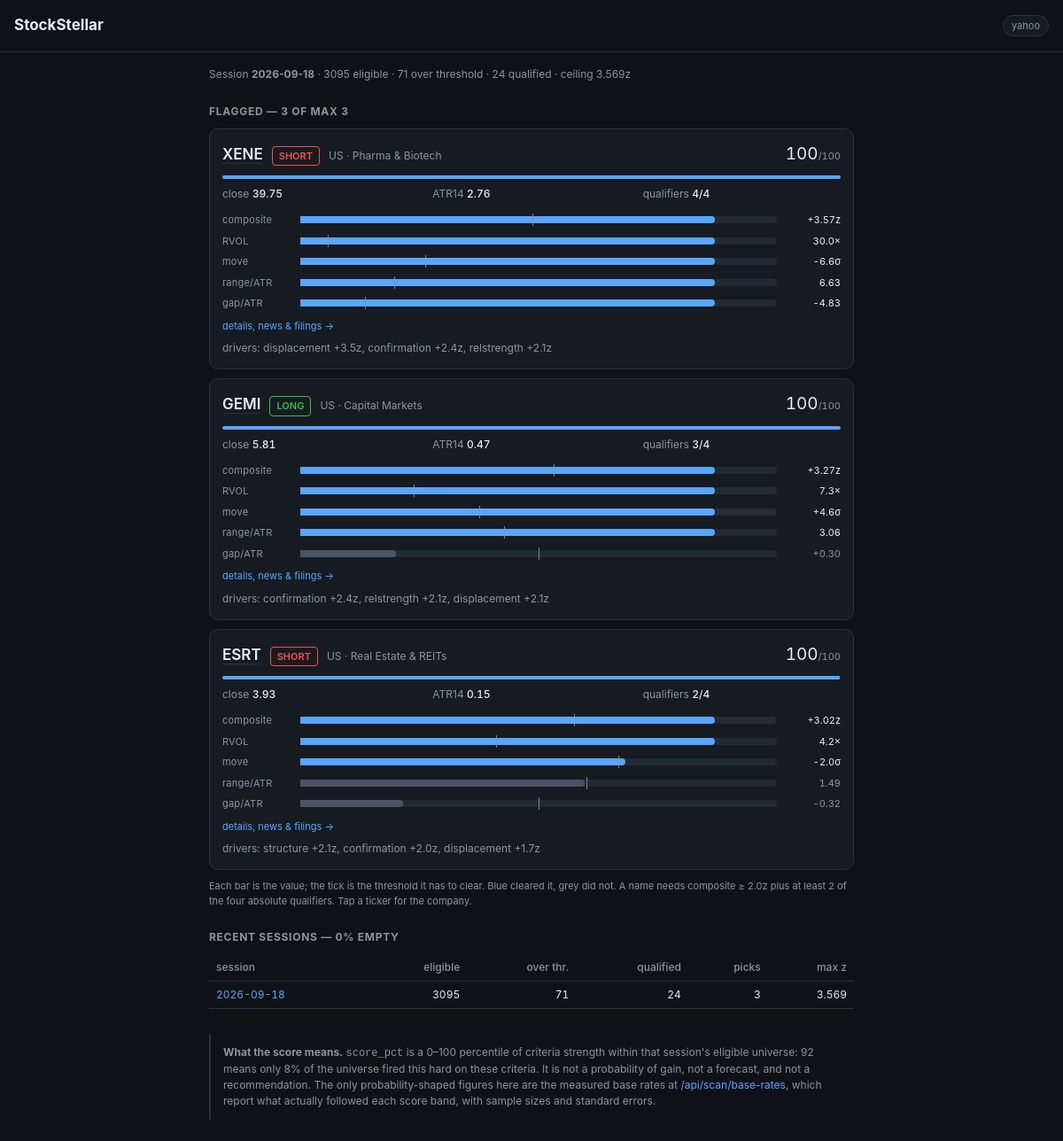
Screenshot of /scan with the database file from the repository.
### tables this page shows
CREATE TABLE scan_run (
        run_id        INTEGER PRIMARY KEY AUTOINCREMENT,
        run_ts        REAL NOT NULL,
        as_of_date    TEXT NOT NULL,
        provider      TEXT NOT NULL,
        universe_size INTEGER NOT NULL,
        n_eligible    INTEGER NOT NULL,
        config_json   TEXT NOT NULL,
        code_version  TEXT
    );

CREATE TABLE scan_day (
        run_id           INTEGER NOT NULL,
        as_of_date       TEXT NOT NULL,
        n_eligible       INTEGER NOT NULL,
        n_over_threshold INTEGER NOT NULL,
        n_qualified      INTEGER NOT NULL,
        n_picks          INTEGER NOT NULL,
        max_composite_z  REAL,
        ceiling_z        REAL,
        empty_day        INTEGER NOT NULL,
        PRIMARY KEY (as_of_date, run_id)
    );

CREATE TABLE scan_pick (
        run_id     INTEGER NOT NULL,
        as_of_date TEXT NOT NULL,
        rank INTEGER, ticker TEXT, market TEXT, sector TEXT, side TEXT, composite_z REAL, score_pct REAL, n_qualifiers INTEGER, close REAL, atr14 REAL, rvol REAL, ret_z REAL, range_ratio REAL, gap_atr REAL, drivers TEXT, flags TEXT,
        PRIMARY KEY (as_of_date, ticker, run_id)
    );

### app/main.py (the view)
@app.get("/", response_class=HTMLResponse)
@app.get("/scan", response_class=HTMLResponse)
async def scan_page(request: Request, as_of: str | None = None):
    from scanner import store as scan_store
    day = scan_store.day_for(as_of)
    picks = scan_store.picks_for(day["as_of_date"]) if day else []
    hist = scan_store.day_history(limit=30)
    empty_share = (sum(1 for r in hist if r["empty_day"]) / len(hist)) if hist else None
    return TEMPLATES.TemplateResponse(
        request,
        "scan.html",
        {
            "day": day,
            "picks": picks,
            "history": hist,
            "empty_share": empty_share,
            "provider": (day or {}).get("provider") or os.getenv("MARKET_DATA", "mock"),
            "th": _thresholds(),
        },
    )

### app/templates/scan.html (shortened to what this page needs)
<!doctype html>
<html lang="en">
<head>
</head>
{% from "_macros.html" import meter %}
<body>
  <header>
    <h1>StockStellar</h1>
    <span class="tag">{{ provider }}</span>
  </header>
  <main>
    {% if day %}
      <div class="meta">
        Session <b>{{ day.as_of_date }}</b> · {{ day.n_eligible }} eligible ·
        {{ day.n_over_threshold }} over threshold · {{ day.n_qualified }} qualified
        {% if day.ceiling_z %} · ceiling {{ day.ceiling_z }}z{% endif %}
      </div>
      {% if picks %}
        <h2>Flagged — {{ picks|length }} of max 3</h2>
        {% for p in picks %}
          <div class="pick">
            <div class="pick-top">
              <span class="tkr"><a href="/name/{{ p.ticker }}"
                 title="{{ p.ticker }}: criteria, news, filings">{{ p.ticker }}</a></span>
              <span class="side {{ p.side }}">{{ p.side|upper }}</span>
              <span class="meta">{{ p.market }}{% if p.sector %} · {{ p.sector }}{% endif %}</span>
              <span class="score">{{ p.score_pct|round(0)|int }}<small>/100</small></span>
            </div>
            <div class="bar"><span style="width: {{ p.score_pct }}%"></span></div>
            <div class="kv">
              <span>close <b>{{ '%.2f'|format(p.close) }}</b></span>
              {% if p.atr14 %}<span>ATR14 <b>{{ '%.2f'|format(p.atr14) }}</b></span>{% endif %}
              <span>qualifiers <b>{{ p.n_qualifiers }}/4</b></span>
            </div>
            <div class="meters">
              {{ meter('composite',  p.composite_z,  th.composite,  3.2,  '%+.2f', 'z') }}
              {{ meter('RVOL',       p.rvol,         th.rvol,       4.0,  '%.1f',  '×') }}
              {{ meter('move',       p.ret_z,        th.ret_z,      3.0,  '%+.1f', 'σ') }}
              {{ meter('range/ATR',  p.range_ratio,  th.range_ratio, 2.5, '%.2f',  '') }}
              {{ meter('gap/ATR',    p.gap_atr,      th.gap_atr,    1.5,  '%+.2f', '') }}
            </div>
            <div class="mkey"><a class="newslink" href="/name/{{ p.ticker }}">details, news &amp; filings &rarr;</a></div>
            {% if p.drivers %}<div class="drivers">drivers: {{ p.drivers }}</div>{% endif %}
          </div>
        {% endfor %}
        <div class="legend">Each bar is the value; the tick is the threshold it has to clear.
          Blue cleared it, grey did not. A name needs composite &ge; {{ th.composite }}z plus at least
          {{ th.min_qualifiers }} of the four absolute qualifiers. Tap a ticker for the company.</div>
      {% endif %}
      <h2>Recent sessions{% if empty_share is not none %}
        — {{ (empty_share * 100)|round(0)|int }}% empty{% endif %}</h2>
      <div class="scroll">
        <table>
          <thead><tr>
            <th>session</th><th>eligible</th><th class="opt">over thr.</th>
            <th>qualified</th><th>picks</th><th class="opt">max z</th>
          </tr></thead>
          <tbody>
            {% for r in history %}
              <tr {% if r.empty_day %}class="none"{% endif %}>
                <td class="date"><a href="/scan?as_of={{ r.as_of_date }}">{{ r.as_of_date }}</a></td>
                <td>{{ r.n_eligible }}</td>
                <td class="opt">{{ r.n_over_threshold }}</td>
                <td>{{ r.n_qualified }}</td>
                <td>{{ r.n_picks if r.n_picks else '—' }}</td>
                <td class="opt">{{ r.max_composite_z if r.max_composite_z is not none else '—' }}</td>
              </tr>
            {% endfor %}
          </tbody>
        </table>
      </div>
    {% else %}
      <div class="empty" style="margin-top:20px">
        <strong>No scan logged yet.</strong>
        <p>Run <code>uv run python -m scanner</code>, or use the button below.</p>
        <p style="margin-top:12px"><button onclick="runScan(this)">Run scan now</button></p>
      </div>
    {% endif %}
    <div class="disclaimer">
      <b>What the score means.</b> <code>score_pct</code> is a 0–100 percentile of criteria
      strength within that session's eligible universe: 92 means only 8% of the universe
      fired this hard on these criteria. It is not a probability of gain, not a forecast,
      and not a recommendation. The only probability-shaped figures here are the measured
      base rates at <a href="/api/scan/base-rates">/api/scan/base-rates</a>, which report
      what actually followed each score band, with sample sizes and standard errors.
    </div>
  </main>
</body>
</html>

### app/templates/_macros.html (shortened to what this page needs)
{% macro meter(label, value, threshold, floor, fmt, suffix) %}
  {%- if value is not none -%}
    {%- set v = (value | abs) -%}
    {%- set scale = [floor, v * 1.15] | max -%}
    {%- set fired = v >= threshold -%}
    <div class="meter">
      <span class="mlabel">{{ label }}</span>
      <span class="mtrack">
        <span class="mfill {{ 'fired' if fired else 'under' }}"
              style="width: {{ (100 * v / scale) | round(1) }}%"></span>
      </span>
      <span class="mval {{ '' if fired else 'under' }}">{{ fmt | format(value) }}{{ suffix }}</span>
    </div>
  {%- endif -%}
{% endmacro %}

### app/templates/scan.html (style rules this page uses)
:root { --bg: #0e1116; --panel: #161b22; --border: #2a313c; --text: #e6edf3; --muted: #8b949e; --green: #3fb950; --red: #f85149; --accent: #58a6ff; --amber: #d29922; }
* { box-sizing: border-box; }
body { margin: 0; font: 14px/1.5 -apple-system, BlinkMacSystemFont, "Segoe UI", sans-serif; background: var(--bg); color: var(--text); }
header { padding: 16px; border-bottom: 1px solid var(--border); display: flex; justify-content: space-between; align-items: center; gap: 12px; }
h1 { margin: 0; font-size: 17px; }
a { color: var(--accent); text-decoration: none; }
.tag { font-size: 11px; padding: 3px 9px; border-radius: 999px; background: var(--panel); border: 1px solid var(--border); color: var(--muted); }
main { padding: 16px; max-width: 760px; margin: 0 auto; }
h2 { font-size: 12px; text-transform: uppercase; letter-spacing: 0.06em; color: var(--muted); margin: 24px 0 10px; }
.meta { color: var(--muted); font-size: 12px; }
.pick { background: var(--panel); border: 1px solid var(--border); border-radius: 10px; padding: 14px; margin-bottom: 10px; }
.pick-top { display: flex; align-items: baseline; gap: 10px; flex-wrap: wrap; }
.tkr { font-size: 17px; font-weight: 600; }
.side { font-size: 11px; font-weight: 600; padding: 2px 7px; border-radius: 4px; }
.side.long { color: var(--green); border: 1px solid var(--green); }
.side.short { color: var(--red); border: 1px solid var(--red); }
.score { margin-left: auto; font-size: 19px; font-variant-numeric: tabular-nums; }
.score small { font-size: 11px; color: var(--muted); }
.bar { height: 4px; background: #222a35; border-radius: 3px; margin: 10px 0 8px; overflow: hidden; }
.bar > span { display: block; height: 100%; background: var(--accent); }
.kv { display: grid; grid-template-columns: repeat(auto-fit, minmax(110px, 1fr)); gap: 6px 14px; font-size: 12px; color: var(--muted); margin-top: 6px; }
.kv b { color: var(--text); font-weight: 500; font-variant-numeric: tabular-nums; }
.drivers { font-size: 12px; color: var(--muted); margin-top: 8px; }
.meters { margin-top: 12px; display: grid; gap: 7px; }
.meter { display: grid; grid-template-columns: 78px 1fr 62px; align-items: center; gap: 10px; font-size: 11px; }
.mlabel { color: var(--muted); letter-spacing: 0.02em; }
.mtrack { position: relative; height: 8px; border-radius: 4px; background: #222a35; overflow: visible; }
.mfill { position: absolute; left: 0; top: 0; height: 100%; border-radius: 0 4px 4px 0; }
.mfill.fired { background: var(--accent); }
.mfill.under { background: #4a5462; }
.mval { text-align: right; color: var(--text); font-variant-numeric: tabular-nums; }
.mval.under { color: var(--muted); }
.mkey { font-size: 11px; color: var(--muted); margin-top: 9px; }
.legend { font-size: 11px; color: var(--muted); margin: 2px 0 4px; line-height: 1.5; }
.tkr a { color: var(--text); text-decoration: none; border-bottom: 1px solid var(--border); }
.newslink { font-size: 11px; }
table { width: 100%; border-collapse: collapse; font-size: 12px; }
th, td { text-align: right; padding: 6px 8px; border-bottom: 1px solid var(--border); font-variant-numeric: tabular-nums; }
th:first-child, td:first-child { text-align: left; }
th { color: var(--muted); font-weight: 500; }
.disclaimer { margin: 28px 0 8px; padding: 12px 14px; border-left: 2px solid var(--border); color: var(--muted); font-size: 12px; }
.scroll { overflow-x: auto; }

### rows the page displays
scan_run: provider "yahoo"
scan_day: as_of_date "2026-09-18", n_eligible "3095", n_over_threshold "71", n_qualified "24", ceiling_z "3.569", n_picks "3", max_composite_z "3.569"
scan_pick: ticker "XENE", side "SHORT", market "US", sector "Pharma & Biotech", score_pct "100", {{ p.score_pct }} 100.0 (drawn), close "39.75", atr14 "2.76", n_qualifiers "4", label "composite RVOL move range/ATR gap/ATR", {{ (100 * v / scale) | round(1) }} 87.0 (drawn), fmt "+3.57 30.0 -6.6 6.63 -4.83", suffix "z × σ", drivers "displacement +3.5z, confirmation +2.4z, relstrength +2.1z"
scan_pick: ticker "GEMI", side "LONG", market "US", sector "Capital Markets", score_pct "100", {{ p.score_pct }} 100.0 (drawn), close "5.81", atr14 "0.47", n_qualifiers "3", label "composite RVOL move range/ATR gap/ATR", {{ (100 * v / scale) | round(1) }} 87.0 (drawn), fmt "+3.27 7.3 +4.6 3.06 +0.30", suffix "z × σ", drivers "confirmation +2.4z, relstrength +2.1z, displacement +2.1z"
scan_pick: ticker "ESRT", side "SHORT", market "US", sector "Real Estate & REITs", score_pct "100", {{ p.score_pct }} 99.9 (drawn), close "3.93", atr14 "0.15", n_qualifiers "2", label "composite RVOL move range/ATR gap/ATR", {{ (100 * v / scale) | round(1) }} 87.0 (drawn), fmt "+3.02 4.2 -2.0 1.49 -0.32", suffix "z × σ", drivers "structure +2.1z, confirmation +2.0z, displacement +1.7z"

### other values shown
{{ picks|length }} "3"
{{ th.composite }} "2.0"
{{ th.min_qualifiers }} "2"
{{ (empty_share * 100)|round(0)|int }} "0"
